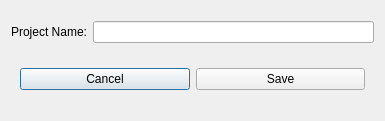
<?xml version="1.0" encoding="UTF-8"?>
<ui version="4.0">
 <class>UIKanSoloCreateNewProject</class>
 <widget class="QDialog" name="UIKanSoloCreateNewProject">
  <property name="geometry">
   <rect>
    <x>0</x>
    <y>0</y>
    <width>385</width>
    <height>121</height>
   </rect>
  </property>
  <property name="windowTitle">
   <string>Create New Project</string>
  </property>
  <layout class="QVBoxLayout" name="verticalLayout">
   <item>
    <layout class="QGridLayout" name="gridLayout">
     <item row="0" column="1">
      <widget class="QLineEdit" name="m_txtProjectName"/>
     </item>
     <item row="0" column="0">
      <widget class="QLabel" name="label">
       <property name="text">
        <string>Project Name:</string>
       </property>
       <property name="alignment">
        <set>Qt::AlignRight|Qt::AlignTrailing|Qt::AlignVCenter</set>
       </property>
      </widget>
     </item>
    </layout>
   </item>
   <item>
    <widget class="QFrame" name="horizontalFrame">
     <property name="sizePolicy">
      <sizepolicy hsizetype="Preferred" vsizetype="Fixed">
       <horstretch>0</horstretch>
       <verstretch>0</verstretch>
      </sizepolicy>
     </property>
     <layout class="QHBoxLayout" name="horizontalLayout">
      <item>
       <widget class="QPushButton" name="m_btnCancel">
        <property name="text">
         <string>Cancel</string>
        </property>
       </widget>
      </item>
      <item>
       <widget class="QPushButton" name="m_btnSave">
        <property name="text">
         <string>Save</string>
        </property>
       </widget>
      </item>
     </layout>
    </widget>
   </item>
  </layout>
 </widget>
 <resources/>
 <connections/>
</ui>
